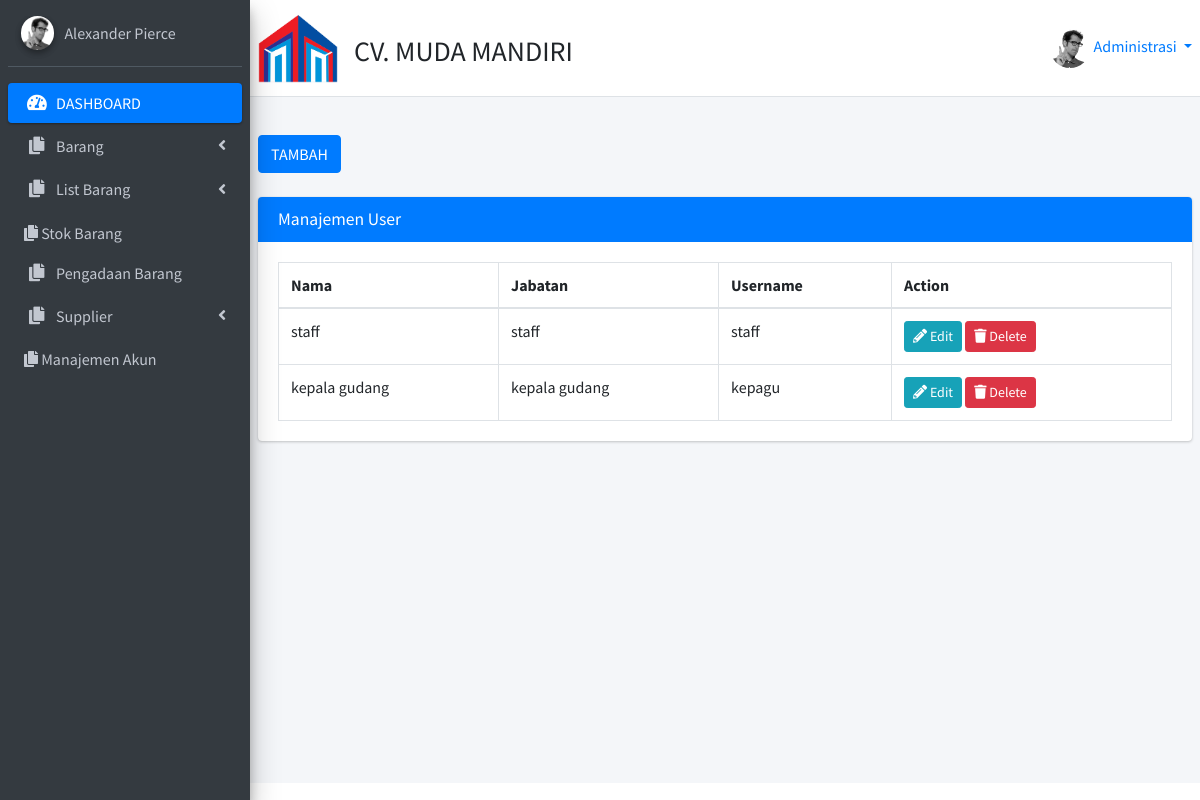
The app's page /manajemen_akun.php (signed in), older data.
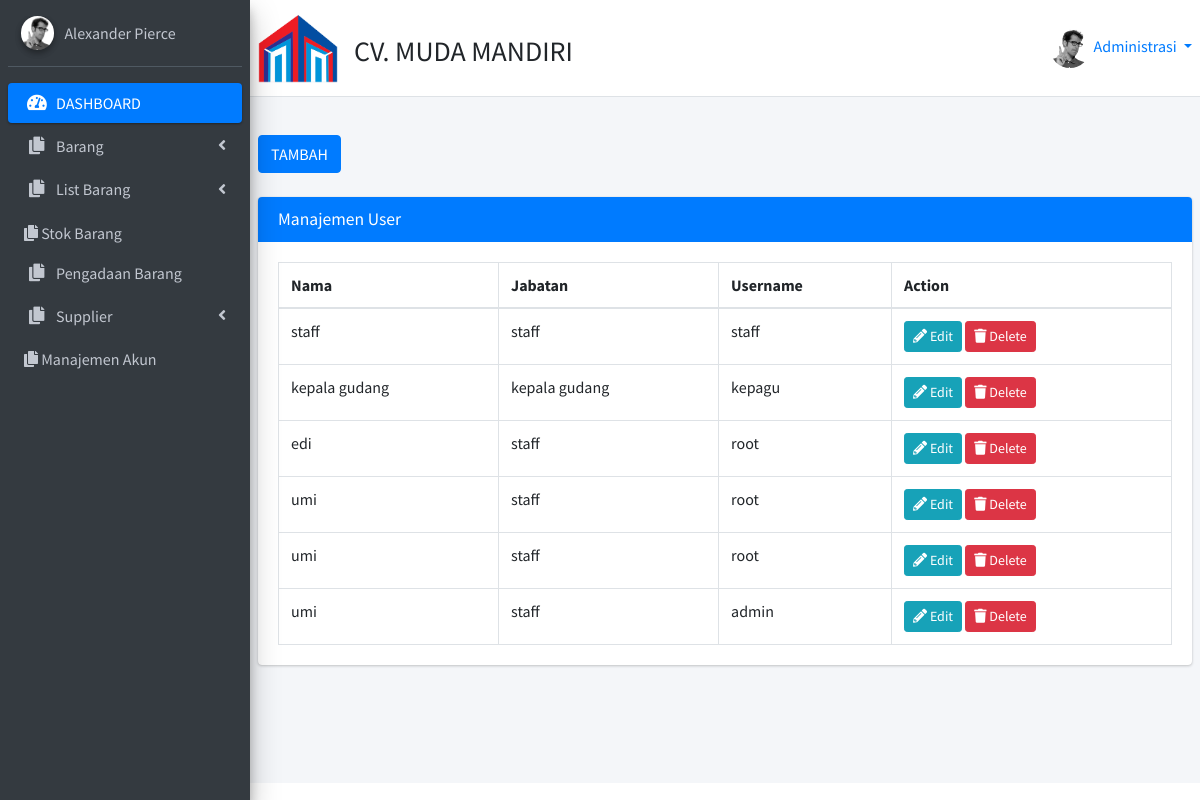
The same page, newer data.
### tables this page shows
CREATE TABLE `pengguna` (
  `kode_pengguna` int(11) NOT NULL,
  `nama` varchar(30) NOT NULL,
  `jabatan` varchar(15) NOT NULL,
  `foto` varchar(255) DEFAULT NULL,
  `email` varchar(50) NOT NULL,
  `username` varchar(20) NOT NULL,
  `password` varchar(40) NOT NULL
);

### manajemen_akun.php (the view, shortened to what this page needs)
<html>
<?php include ('header.php');?>
<body>
<?php
        $link = mysqli_connect("localhost", "root", "", "mudamandiri");
        ?>
    <div class = "wrapper">
        <?php include ("navbar.php"); ?>
        <?php include ("sidebar.php"); ?>
    <div class="content-wrapper">
        <section class="content-header">
    </section>
            <section class="content">
 <a href="tambah_manajemen_akun.php"  class="btn btn-primary">TAMBAH</a> <br><br>
    <div class="row">
        <div class="col-12">
        <div class="card card-primary">
        <div class="card-header">
            <h3 class="card-title">Manajemen User</h3>
            </div>
            <div class="card-body">
            <table id="example2" class="table table-bordered table-hover">
                <thead>
                <tr>
                <th>Nama</th>
                <th>Jabatan</th>
                <th>Username</th>
                 <th>Action</th>
                </tr>
                </thead>
                <tbody>
                <?php
                                                    $sql="SELECT * FROM pengguna ";
                                                    $result=mysqli_query($link,$sql);
                                                    while($data = mysqli_fetch_array($result,MYSQLI_ASSOC)){
                                                    ?>
                <tr>
                <td><?php echo $data["nama"]; ?></td>
                <td><?php echo $data["jabatan"]; ?></td>
                <td><?php echo $data["username"]; ?></td>
                <td><a class="btn btn-info btn-sm" href="edit_manajemen_akun.php?ni=<?php echo $data['kode_pengguna'];?>">
                    <i class="fas fa-pencil-alt"></i>
                    Edit</a>
                <a class="btn btn-danger btn-sm" href="deleteakun.php?ni=<?php echo $data['kode_pengguna'];?>">
                    <i class="fas fa-trash">
                    </i>
                    Delete</a>
                </td>
                </tr>
                <?php
                                                    }
                                                    ?>
                </tbody>
            </table>
            </div>
        </div>
        </section>
            </div>
        </div>
</body>
</html>

### header.php (shortened to what this page needs)
<link rel="stylesheet" href="assets/plugins/fontawesome-free/css/all.min.css">
<link rel="stylesheet" href="https://code.ionicframework.com/ionicons/2.0.1/css/ionicons.min.css">
<link rel="stylesheet" href="assets/plugins/tempusdominus-bootstrap-4/css/tempusdominus-bootstrap-4.min.css">
<link rel="stylesheet" href="assets/plugins/icheck-bootstrap/icheck-bootstrap.min.css">
<link rel="stylesheet" href="assets/plugins/jqvmap/jqvmap.min.css">
<link rel="stylesheet" href="assets/dist/css/adminlte.min.css">
<link rel="stylesheet" href="assets/plugins/overlayScrollbars/css/OverlayScrollbars.min.css">
<link rel="stylesheet" href="assets/plugins/daterangepicker/daterangepicker.css">
<link rel="stylesheet" href="assets/plugins/summernote/summernote-bs4.css">

### navbar.php (shortened to what this page needs)
<nav class="main-header navbar navbar-expand navbar-white navbar-light">
  <a class="navbar-brand" href="#">
    <img src="assets/dist/img/logo.PNG" width="80" height="70" class="d-inline-block align-top" alt="">
  </a>
  <div class="pl-2 mt-3"> <h3>CV. MUDA MANDIRI</h3></div>
    <ul class="navbar-nav ml-auto">
    <li class="dropdown">
							<a href="#" class="dropdown-toggle" data-toggle="dropdown" aria-expanded="false">
																		<img src="assets/dist/img/user2-160x160.jpg" class="img-circle" width="40px" height="40px"  alt="Administrasi">
								<span>Administrasi</span>
							</a>
						</li>
    </ul>
  </nav>

### sidebar.php (shortened to what this page needs)
<aside class="main-sidebar sidebar-dark-primary elevation-4">
    <div class="sidebar">
      <div class="user-panel mt-3 pb-3 mb-3 d-flex">
        <div class="image">
          <img src="assets/dist/img/user2-160x160.jpg" class="img-circle elevation-2" alt="User Image">
        </div>
        <div class="info">
          <a href="#" class="d-block">Alexander Pierce</a>
        </div>
      </div>
      <nav class="mt-2">
        <ul class="nav nav-pills nav-sidebar flex-column" data-widget="treeview" role="menu" data-accordion="false">
            <li class="nav-item has-treeview">
            <a href="#" class="nav-link active">
              <i class="nav-icon fas fa-tachometer-alt"></i>
              <p>
                DASHBOARD
              </p>
            </a>
          </li>
          <li class="nav-item has-treeview">
            <a href="#" class="nav-link">
              <i class="nav-icon fas fa-copy"></i>
              <p>
                Barang
                <i class="fas fa-angle-left right"></i>
              </p>
            </a>
              </li>
            </ul>
            <li class="nav-item has-treeview">
            <a href="#" class="nav-link">
              <i class="nav-icon fas fa-copy"></i>
              <p>
                List Barang
                <i class="fas fa-angle-left right"></i>
              </p>
            </a>
              </li>
            <li>
            <a href="stok_barang.php" class="nav-link">
              <i class="nav-icon fas fa-copy"></i>
              <p>
                Stok Barang
              </p>
            </a>
            </li>
            <li class="nav-item has-treeview">
            <a href="#" class="nav-link">
              <i class="nav-icon fas fa-copy"></i>
              <p>
                Pengadaan Barang
              </p>
            </a>
            </li>
            <li class="nav-item has-treeview">
            <a href="#" class="nav-link">
              <i class="nav-icon fas fa-copy"></i>
              <p>
                Supplier
                <i class="fas fa-angle-left right"></i>
              </p>
            </a>
              </li>
            <li>
            <a href="manajemen_akun.php" class="nav-link">
              <i class="nav-icon fas fa-copy"></i>
              <p>
                Manajemen Akun
              </p>
            </a>
            </li>
      </nav>
    </div>
  </aside>

Row changes from the older to the newer data that the page shows:
added pengguna: nama "edi", jabatan "staff", username "root"
added pengguna: nama "umi", jabatan "staff", username "root"
added pengguna: nama "umi", jabatan "staff", username "root"
added pengguna: nama "umi", jabatan "staff", username "admin"
